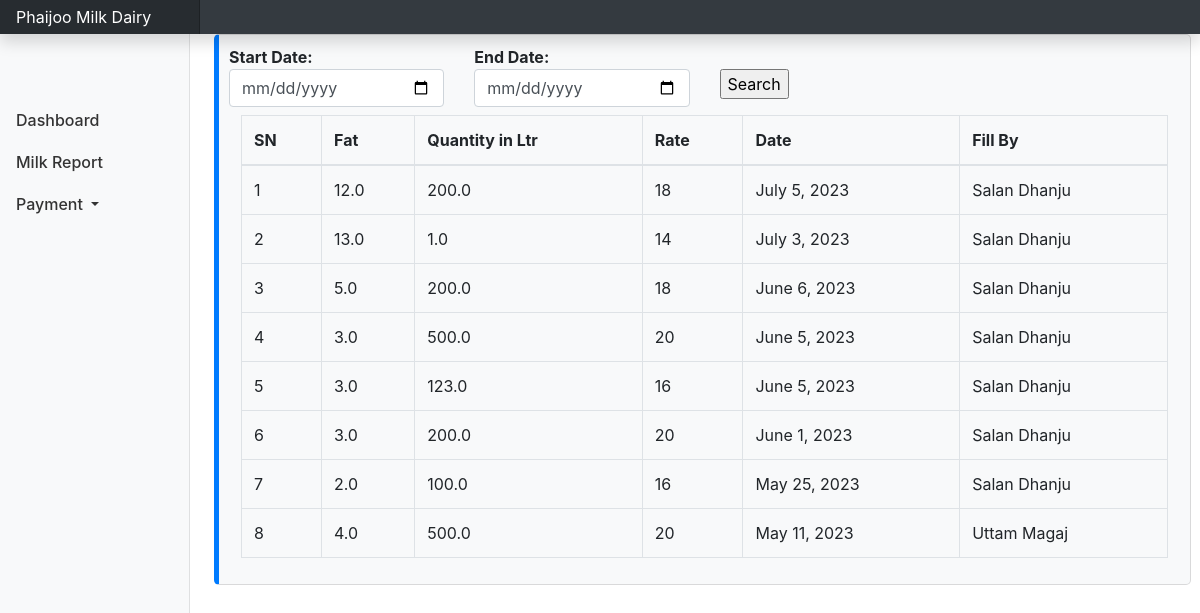
The app's page /farmers/milk/report (signed in) with its own data.
### dashboard/models.py (models this page shows, shortened)
class Milk(models.Model):
    fat = models.FloatField()
    qty = models.FloatField()
    rate = models.PositiveIntegerField(null=True)
    date = models.DateField(null=True, blank=True)
    emp_id = models.ForeignKey(
        EmployeeProfile, on_delete=models.CASCADE, related_name="milk_emp", blank=True
    )
    farmer_id = models.ForeignKey(FarmerProfile,on_delete=models.CASCADE,related_name="milk_farmer",blank=True,null=True)
    class Meta:
        verbose_name = "Milk"
        verbose_name_plural = "Milk"
        ordering = ("id",)

### user/models.py (models this page shows)
class EmployeeProfile(models.Model):
    user = models.OneToOneField(
        User, on_delete=models.CASCADE, related_name="employee_profile", null=True
    )
    emp_email = models.CharField(max_length=50, blank=True, null=True)
    emp_pwd = models.CharField(max_length=255, blank=True, null=True)
    emp_name = models.CharField(max_length=50, blank=True, null=True)
    emp_contact = models.PositiveBigIntegerField(blank=True, null=True)
    salary = models.PositiveIntegerField(blank=True, null=True)
    reg_date = models.DateField(null=True, blank=True)
    is_active = models.BooleanField(default=True)
    admin_id = models.ForeignKey(
        User,
        on_delete=models.CASCADE,
        related_name="admin_employee_profiles",
        blank=False,
    )
    class Meta:
        verbose_name = "Employee"
        verbose_name_plural = "Employees"
        ordering = ("id",)
    def __str__(self):
        return self.emp_name

### farmers/views.py (the view)
# urls.py: path("milk/report",views.milkReport, name= "milk-report"),
@login_required(login_url="/dashboard/accounts/farmerlogin")
def milkReport(request):
    if request.method=="POST":
        start_date = request.POST.get('start_date')
        end_date = request.POST.get('end_date')
        farmer_id = request.session.get("farmer_id")
        milk_datas = Milk.objects.filter(farmer_id=farmer_id, date__range=[start_date, end_date]).order_by('-date')
        print(start_date)
        return render(request, "farmers/milk/report.html",{'datas':milk_datas})
    else:
        display_datas= Milk.objects.filter(farmer_id=request.session.get("farmer_id")).order_by('-date')
        return render(request, "farmers/milk/report.html",{'datas':display_datas})

### farmers/templates/farmers/milk/report.html (shortened to what this page needs)
{% extends 'farmers/base.html' %}
{% block main %}
<div class="card">
    <form method="POST" action="{% url 'farmers:milk-report' %}">
        <div class="row">
            <div class="col-md-3">
                <strong>Start Date:</strong> <input type="date" class="form-control" name="start_date" required />
            </div>
            <div class="col-md-3">
                <strong>End Date:</strong> <input type="date" class="form-control" name="end_date" required />
            </div>
            <div class="col-md-3 pt-4">
                <input type="submit" value="Search">
            </div>
        </div>
    </form>
    <div class="row ">
        <div class="table-responsive">
            <div class="col-md-12 mt-2 ">
                <table id="dataTable" class="table table-bordered">
                    <thead>
                        <tr>
                            <th>SN</th>
                            <th>Fat</th>
                            <th>Quantity in Ltr</th>
                            <th>Rate</th>
                            <th>Date</th>
                            <th>Fill By</th>
                        </tr>
                    </thead>
                    <tbody>
                        {% for milk in datas %}
                        <tr>
                            <td>{{ forloop.counter }}</td>
                            <td>{{ milk.fat }}</td>
                            <td>{{ milk.qty }}</td>
                            <td>{{ milk.rate }}</td>
                            <td>{{ milk.date }}</td>
                            <td>{{ milk.emp_id }}</td>
                        </tr>
                        {% endfor %}
                    </tbody>
                </table>
            </div>
        </div>
    </div>
</div>
{% endblock main %}

### farmers/static/farmers/css/dashboard.css (style rules this page uses)
body { font-size: .875rem; }

### farmers/templates/farmers/base.html (style rules this page uses)
.card { background-color: #f8f9fa; border-left: 5px solid #007bff; padding: 10px; border-radius: 5px; margin-bottom: 10px; }

### records on screen
Milk: fat "12.0", qty "200.0", rate "18", date "July 5, 2023", emp_id "Salan Dhanju"
Milk: fat "13.0", qty "1.0", rate "14", date "July 3, 2023", emp_id "Salan Dhanju"
Milk: fat "5.0", qty "200.0", rate "18", date "June 6, 2023", emp_id "Salan Dhanju"
Milk: fat "3.0", qty "500.0", rate "20", date "June 5, 2023", emp_id "Salan Dhanju"
Milk: fat "3.0", qty "123.0", rate "16", date "June 5, 2023", emp_id "Salan Dhanju"
Milk: fat "3.0", qty "200.0", rate "20", date "June 1, 2023", emp_id "Salan Dhanju"
Milk: fat "2.0", qty "100.0", rate "16", date "May 25, 2023", emp_id "Salan Dhanju"
Milk: fat "4.0", qty "500.0", rate "20", date "May 11, 2023", emp_id "Uttam Magaj"
